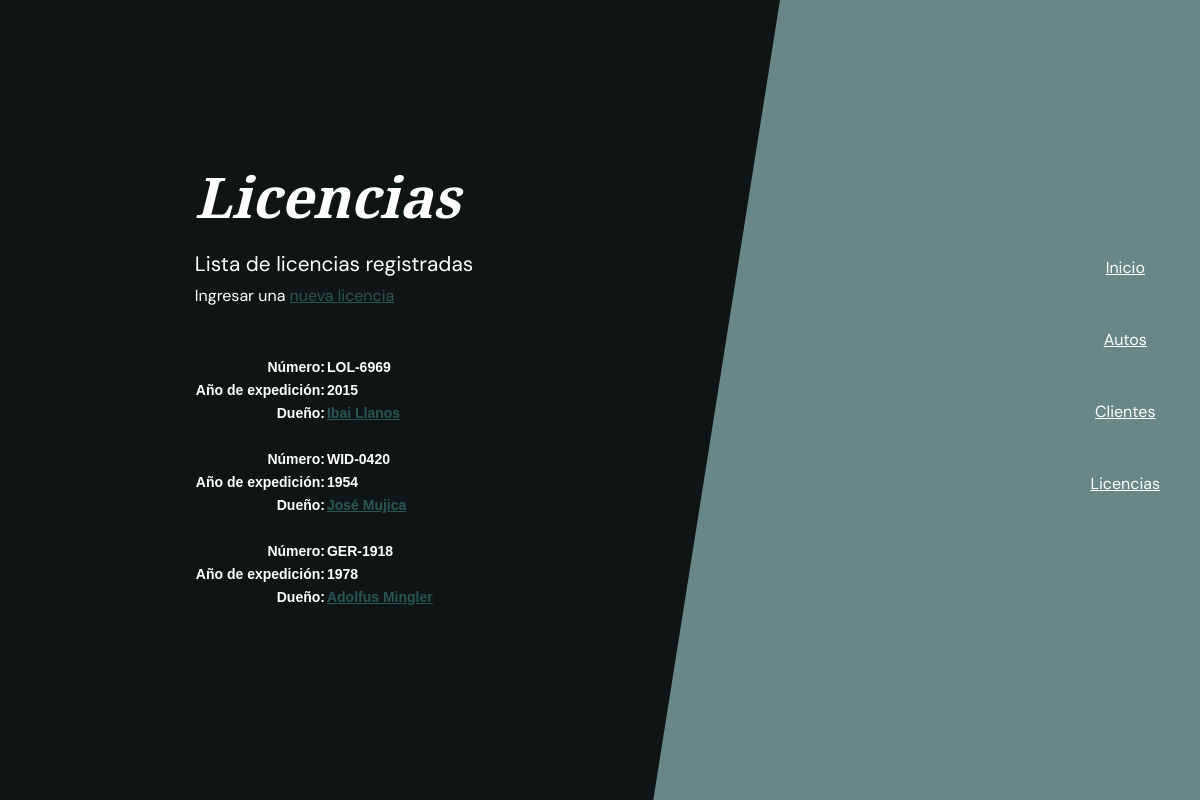
The app's page /app/licenses with its own data.
### app/models.py (models this page shows, shortened)
class Licencia(models.Model):
    number = models.CharField(max_length=40)
    year = models.IntegerField()
    owner = models.CharField(max_length=40)

### app/views.py (the view)
# urls.py: path('licenses', views.licencias, name='Licenses'),
def licencias(request):
    licencias = Licencia.objects.all()
    context_dict = {'licencias': licencias}
    return render(
        request=request,
        context=context_dict,
        template_name="app/licenses.html",
    )

### app/templates/app/licenses.html (shortened to what this page needs)
{% extends "app/index.html" %}
{% load static %}
{% block viewContent %}
    <h1 class="fst-italic lh-1 mb-4">Licencias</h1>
        <p class="mb-1">Lista de licencias registradas
            <div class="mb-5">Ingresar una <a href="{% url "LicenseForm" %}">nueva licencia</a></div>
        </p>
        <div class="tg-wrap"><table class="tg">
            <tbody>
{% for licencia in licencias %}
            <tr class="tr-1">
                <td class="tg-izq">
                    <div class="fw-bolder">Número:</div>
                </td>
                <td class="tg-der">
                    <div class="fw-bolder">{{ licencia.number }}</div>
                </td>
            </tr>
            <tr class="tr-1">
                <td class="tg-izq">
                    <div class="fw-bolder">Año de expedición:</div>
                </td>
                <td class="tg-der">
                    <div class="fw-bolder">{{ licencia.year }}</div>
                </td>
            </tr>
            <tr class="tr-1">
                <td class="tg-izq">
                    <div class="fw-bolder">Dueño:</div>
                </td>
                <td class="tg-der">
                    <div class="fw-bolder"><a href="{% url 'Drivers' %}">{{ licencia.owner }}</a></div>
                </td>
            </tr>
            <tr class="tr-1"><td class="tg-0lax">&nbsp;</td><td class="tg-0lax">&nbsp;</td></tr>
{% endfor %}
            </tbody>
            </table></div>
{% endblock %}

### app/templates/app/licenses.html (style rules this page uses)
.tg { border:none;border-collapse:collapse;border-spacing:0; }
.tg td { border-style:solid;border-width:0px;font-family:Arial, sans-serif;font-size:14px;overflow:hidden;padding:1px 1px; word-break:normal; }
.tg .tg-izq { text-align:right;vertical-align:top }
.tg .tg-der { text-align:left;vertical-align:top }
.tg .tg-0lax { text-align:left;vertical-align:top }

### records on screen
Licencia: number "LOL-6969", year "2015", owner "Ibai Llanos"
Licencia: number "WID-0420", year "1954", owner "José Mujica"
Licencia: number "GER-1918", year "1978", owner "Adolfus Mingler"
